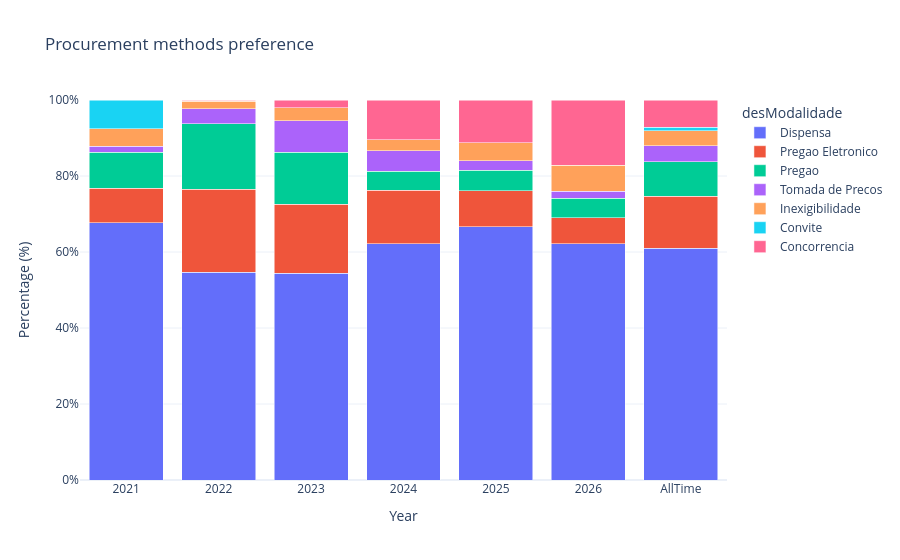

The notebook cell saved with this chart:
### Markdown cell above
we can also plot this data:

### Code cell
import plotly.express as px

dfLong = modalityOverTimeDf.melt(
    id_vars="desModalidade",
    var_name="Year",
    value_name="Percentage"
)

dfLong["Year"] = dfLong["Year"].str.replace("committedValue-", "").str.replace("%", "")
dfLong = dfLong.dropna()

fig = px.bar(
    dfLong,
    x="Year",
    y="Percentage",
    color="desModalidade",
    title="Procurement methods preference",
    barmode="stack"
)

fig.update_layout(
    template="plotly_white",
    yaxis=dict(
        title="Percentage (%)",
        range=[0,100],
        ticksuffix="%"
    ),
    xaxis=dict(
        title="Year"
    ),
    hovermode="x unified"
)
fig.write_image("documentation/images/02-newplot.png")
fig.show()

### Figure 1 — Plotly figure (JSON) as saved in the notebook; plotly's stock layout.template omitted (floating-point values rounded to 4 significant figures)
{"data": [{"hovertemplate": "desModalidade=Dispensa<br>Year=%{x}<br>Percentage=%{y}<extra></extra>", "legendgroup": "Dispensa", "marker": {"color": "#636efa", "pattern": {"shape": ""}}, "name": "Dispensa", "orientation": "v", "showlegend": true, "textposition": "auto", "type": "bar", "x": ["2021", "2022", "2023", "2024", "2025", "2026", "AllTime"], "xaxis": "x", "y": [67.7, 54.62, 54.42, 62.18, 66.61, 62.24, 61.02], "yaxis": "y"}, {"hovertemplate": "desModalidade=Pregao Eletronico<br>Year=%{x}<br>Percentage=%{y}<extra></extra>", "legendgroup": "Pregao Eletronico", "marker": {"color": "#EF553B", "pattern": {"shape": ""}}, "name": "Pregao Eletronico", "orientation": "v", "showlegend": true, "textposition": "auto", "type": "bar", "x": ["2021", "2022", "2023", "2024", "2025", "2026", "AllTime"], "xaxis": "x", "y": [9.085, 21.94, 18.21, 14.01, 9.512, 6.837, 13.6], "yaxis": "y"}, {"hovertemplate": "desModalidade=Pregao<br>Year=%{x}<br>Percentage=%{y}<extra></extra>", "legendgroup": "Pregao", "marker": {"color": "#00cc96", "pattern": {"shape": ""}}, "name": "Pregao", "orientation": "v", "showlegend": true, "textposition": "auto", "type": "bar", "x": ["2021", "2022", "2023", "2024", "2025", "2026", "AllTime"], "xaxis": "x", "y": [9.436, 17.13, 13.66, 5.064, 5.347, 5.11, 9.157], "yaxis": "y"}, {"hovertemplate": "desModalidade=Tomada de Precos<br>Year=%{x}<br>Percentage=%{y}<extra></extra>", "legendgroup": "Tomada de Precos", "marker": {"color": "#ab63fa", "pattern": {"shape": ""}}, "name": "Tomada de Precos", "orientation": "v", "showlegend": true, "textposition": "auto", "type": "bar", "x": ["2021", "2022", "2023", "2024", "2025", "2026", "AllTime"], "xaxis": "x", "y": [1.644, 3.935, 8.191, 5.356, 2.524, 1.831, 4.162], "yaxis": "y"}, {"hovertemplate": "desModalidade=Inexigibilidade<br>Year=%{x}<br>Percentage=%{y}<extra></extra>", "legendgroup": "Inexigibilidade", "marker": {"color": "#FFA15A", "pattern": {"shape": ""}}, "name": "Inexigibilidade", "orientation": "v", "showlegend": true, "textposition": "auto", "type": "bar", "x": ["2021", "2022", "2023", "2024", "2025", "2026", "AllTime"], "xaxis": "x", "y": [4.543, 2.048, 3.501, 2.979, 4.82, 6.787, 4.017], "yaxis": "y"}, {"hovertemplate": "desModalidade=Convite<br>Year=%{x}<br>Percentage=%{y}<extra></extra>", "legendgroup": "Convite", "marker": {"color": "#19d3f3", "pattern": {"shape": ""}}, "name": "Convite", "orientation": "v", "showlegend": true, "textposition": "auto", "type": "bar", "x": ["2021", "2022", "AllTime"], "xaxis": "x", "y": [7.594, 0.1033, 0.849], "yaxis": "y"}, {"hovertemplate": "desModalidade=Concorrencia<br>Year=%{x}<br>Percentage=%{y}<extra></extra>", "legendgroup": "Concorrencia", "marker": {"color": "#FF6692", "pattern": {"shape": ""}}, "name": "Concorrencia", "orientation": "v", "showlegend": true, "textposition": "auto", "type": "bar", "x": ["2022", "2023", "2024", "2025", "2026", "AllTime"], "xaxis": "x", "y": [0.2152, 2.015, 10.41, 11.19, 17.2, 7.202], "yaxis": "y"}], "layout": {"barmode": "stack", "hovermode": "x unified", "legend": {"title": {"text": "desModalidade"}, "tracegroupgap": 0}, "title": {"text": "Procurement methods preference"}, "xaxis": {"anchor": "y", "domain": [0, 1], "title": {"text": "Year"}}, "yaxis": {"anchor": "x", "domain": [0, 1], "range": [0, 100], "ticksuffix": "%", "title": {"text": "Percentage (%)"}}}}
